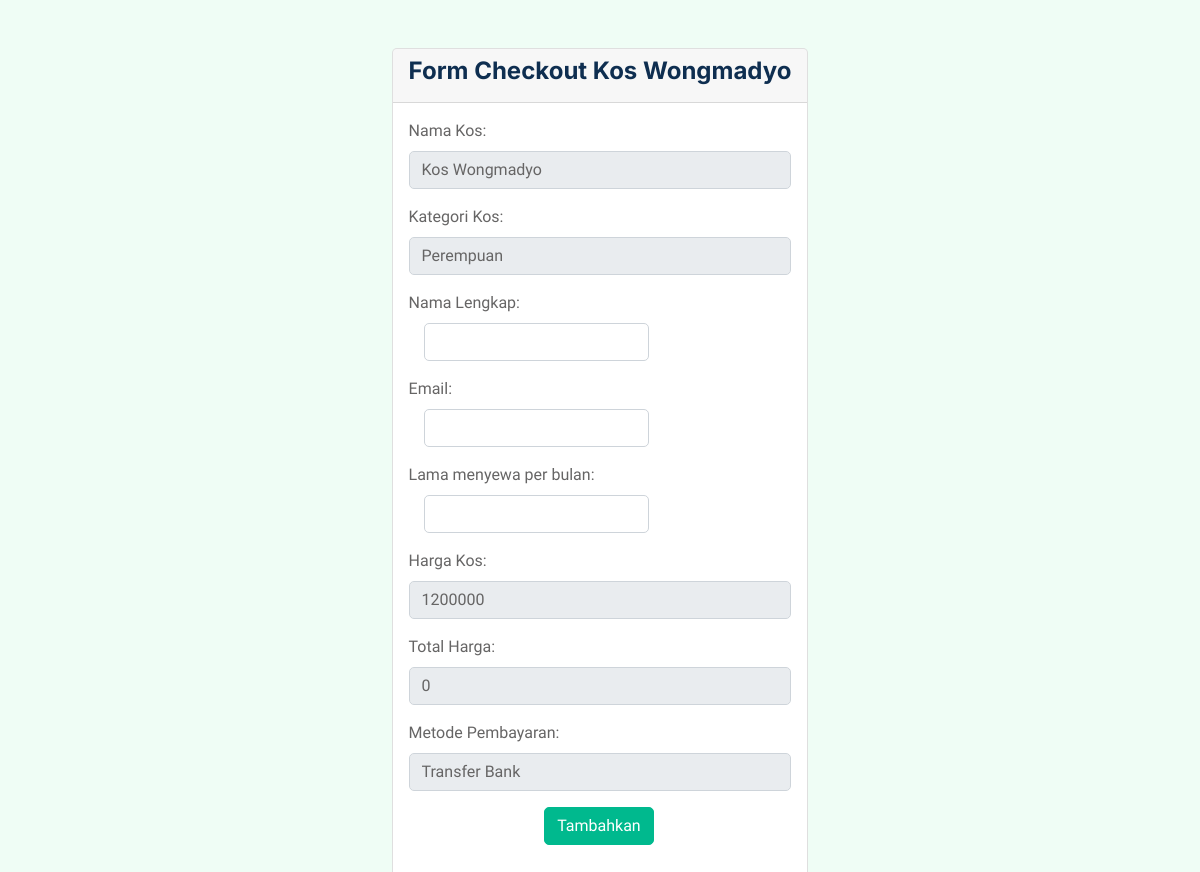
Screenshot of /FormCheckout.php?id_kos=1 with the database file from the repository.
### tables this page shows
CREATE TABLE `tb_kos` (
  `id_kos` int(11) NOT NULL,
  `NamaKos` varchar(100) NOT NULL,
  `NamaPemilik` varchar(100) NOT NULL,
  `HargaKos` decimal(10,0) NOT NULL,
  `KamarMandi` varchar(100) NOT NULL,
  `JumlahPerkamar` varchar(100) NOT NULL,
  `KategoriKos` varchar(100) NOT NULL,
  `Wilayah` varchar(100) NOT NULL,
  `Alamat` text NOT NULL,
  `Deskripsi` text NOT NULL,
  `Gambar` blob NOT NULL
);

### FormCheckout.php (the view, shortened to what this page needs)
<?php
require 'koneksi.php';
$id_kos = $_GET['id_kos'];
$query_kos = "SELECT NamaKos, HargaKos, KategoriKos FROM tb_kos WHERE id_kos = '$id_kos'";
$result_kos = mysqli_query($koneksi, $query_kos);
$dataKos = mysqli_fetch_assoc($result_kos);
$NamaKos = $dataKos['NamaKos'];
$KategoriKos = $dataKos['KategoriKos'];
$hargaKos = $dataKos['HargaKos'];
if (isset($_POST['lamasewa'])) {
    $lamasewa = $_POST['lamasewa'];
    $totalHarga = $lamasewa * $hargaKos;
} else {
    $totalHarga = 0;
}
$pembayaranOptions = array(
    'transfer' => 'Transfer Bank',
    'cash' => 'Pembayaran Tunai',
    'gopay' => 'GoPay',
    'ovo' => 'OVO'
);
?>
<!DOCTYPE html>
<html lang="en">
<head>
    <link rel="stylesheet" href="https://cdnjs.cloudflare.com/ajax/libs/font-awesome/5.15.3/css/all.min.css">
    <link rel="stylesheet" href="https://stackpath.bootstrapcdn.com/bootstrap/4.5.2/css/bootstrap.min.css">
    <link href="https://cdnjs.cloudflare.com/ajax/libs/font-awesome/5.10.0/css/all.min.css" rel="stylesheet">
    <link href="https://cdn.jsdelivr.net/npm/bootstrap-icons@1.4.1/font/bootstrap-icons.css" rel="stylesheet">
    <link href="lib/animate/animate.min.css" rel="stylesheet">
    <link href="lib/owlcarousel/assets/owl.carousel.min.css" rel="stylesheet">
    <link href="css/bootstrap.min.css" rel="stylesheet">
    <link href="css/style.css" rel="stylesheet">
</head>
<body>
    <div class="container mt-5">
        <div class="row justify-content-center">
            <div class="col-md-6 d-flex justify-content-center align-items-center rounded">
                <div class="card">
                    <div class="card-header text-center">
                        <h4>Form Checkout <?php echo $NamaKos; ?></h4>
                    </div>
                    <div class="card-body">
                        <form method="POST" action="proses_checkout.php">
                            <div class="form-group">
                                <label for="NamaKos">Nama Kos:</label>
                                <input type="text" class="form-control" id="NamaKos" name="NamaKos" value="<?php echo $NamaKos; ?>" readonly>
                            </div>
                            <div class="form-group">
                                <label for="KategoriKos">Kategori Kos:</label>
                                <input type="text" class="form-control" id="KategoriKos" name="KategoriKos" value="<?php echo $KategoriKos; ?>" readonly>
                            </div>
                            <div class="form-group row">
                                <div>
                                    <label for="namalengkap">Nama Lengkap:</label>
                                    <div class="col-sm-8">
                                        <input type="varchar" class="form-control" id="namalengkap" name="namalengkap" required>
                                    </div>
                                </div>
                            </div>
                            <div class="form-group row">
                                <div>
                                    <label for="email">Email:</label>
                                    <div class="col-sm-8">
                                        <input type="varchar" class="form-control" id="email" name="email" required>
                                    </div>
                                </div>
                            </div>
                            <div class="form-group row">
                                <div>
                                    <label for="lamasewa">Lama menyewa per bulan:</label>
                                    <div class="col-sm-8">
                                        <input type="number" name="lamasewa" id="lamasewa" class="form-control"
                                            onchange="updateTotal()">
                                    </div>
                                </div>
                            </div>
                            <div class="form-group row">
                                <div>
                                    <label for="harga">Harga Kos:</label>
                                    <input type="text" name="harga" id="harga" class="form-control"
                                        value="<?php echo $hargaKos; ?>" readonly>
                                </div>
                            </div>
                            <div class="form-group row">
                                <div>
                                    <label for="totalHarga">Total Harga:</label>
                                    <input type="text" name="totalHarga" id="totalHarga" class="form-control"
                                        value="<?php echo $totalHarga; ?>" readonly>
                                </div>
                            </div>
                            <div class="form-group row">
                                <div>
                                    <label for="metodepembayaran">Metode Pembayaran:</label>
                                    <select name="metodepembayaran" id="metodepembayaran" class="form-control">
                                        <?php foreach ($pembayaranOptions as $value => $label) {
                                            echo '<option value="' . $value . '">' . $label . '</option>';
                                        } ?>
                                    </select>
                                </div>
                            </div>
                            <div class="form-group row">
                                <div class="col-sm-1 offset-sm-4">
                                    <button type="submit" class="btn btn-primary">Tambahkan</button>
                                </div>
                            </div>
                        </form>
                    </div>
                </div>
            </div>
        </div>
    </div>
</body>
</html>

### css/style.css (style rules this page uses)
:root { --primary: #00B98E; --secondary: #FF6922; --light: #EFFDF5; --dark: #0E2E50; }
.btn { transition: .5s; }
.btn.btn-primary, .btn.btn-secondary { color: #FFFFFF; }

### rows the page displays
tb_kos: NamaKos "Kos Wongmadyo", KategoriKos "Perempuan", harga "1200000"

### other values shown
form field metodepembayaran "Transfer Bank"
